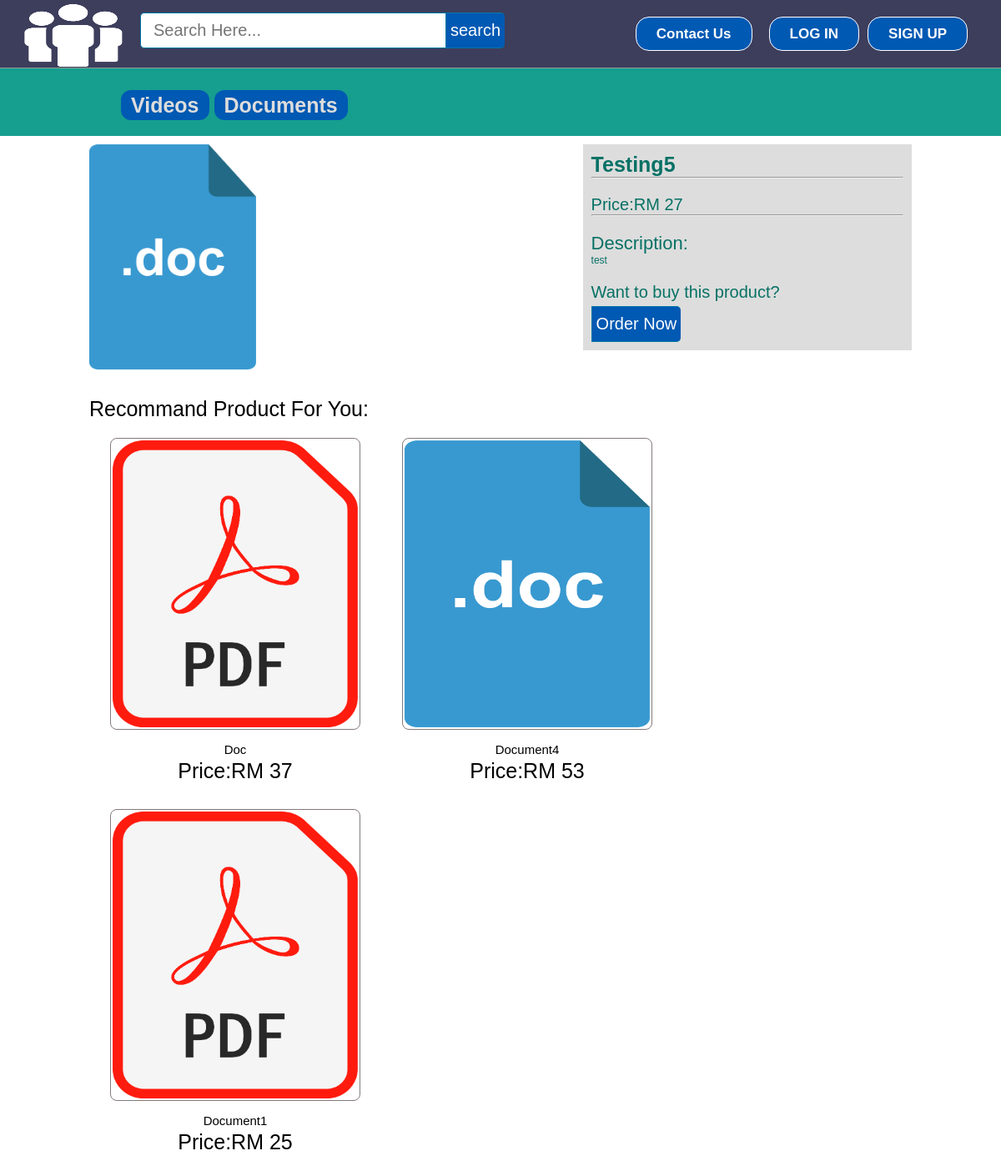
Page /category/view_product.php?pid=139 on the committed database.
### tables this page shows
CREATE TABLE `products` (
  `id` int(11) NOT NULL,
  `pName` varchar(500) NOT NULL,
  `price` varchar(11) NOT NULL,
  `description` text NOT NULL,
  `available` int(11) NOT NULL,
  `item` varchar(500) NOT NULL,
  `pCode` varchar(20) NOT NULL,
  `picture` text NOT NULL,
  `path` varchar(500) NOT NULL
);

### category/view_product.php (the view, shortened to what this page needs)
<?php include ( "../inc/connect.inc.php" ); ?>
<?php
if (isset($_REQUEST['pid'])) {
$pid = mysqli_real_escape_string($con,$_REQUEST['pid']);
}
else {
	header('location: index.php');
}
$orders_list1 = "SELECT * FROM products WHERE id ='$pid'";
$getposts = mysqli_query($con,$orders_list1) or die(mysqli_error());
if (mysqli_num_rows($getposts)) {
$row = mysqli_fetch_assoc($getposts);
$pName = $row['pName'];
$price = $row['price'];
$description = $row['description'];
$picture = $row['picture'];
$item = $row['item'];
}
?>
<!DOCTYPE html>
<html>
<head>
<link rel="stylesheet" type="text/css" href="../css/style.css">
</head>
<body>
<?php include ( "../inc/mainheader.inc.php" ); ?>
<div class="categolis">
<table>
<tr>
<th><a href="Videos.php" style="text-decoration: none;color: #ddd;padding: 4px 12px;background-color: #0059b3;border-radius: 12px;">Videos</a></th>
<th><a href="Documents.php" style="text-decoration: none;color: #ddd;padding: 4px 12px;background-color: #0059b3;border-radius: 12px;">Documents</a></th>
</tr>
</table>
</div>
<div style="margin: 0 97px; padding: 10px">
<?php
$profile_pic_name = $row['picture'];
$file_ext = substr($profile_pic_name, strripos($profile_pic_name, '.'));
echo '
<div style="float: left;">
<div>
'
?>
<?php if($file_ext == '.jpg' || $file_ext == '.png'){ ?>
<img src="../image/product/<?php echo $item; ?>/<?php echo $picture; ?>" style="height: 500px; width: 500px; padding: 2px; border: 2px solid #c7587e;">
<?php } elseif($file_ext == '.pdf') { ?>
<a href="../image/product/<?php echo $item; ?>/<?php echo $picture; ?>" target="blank"><img src="../image/pdf-icon.png" width="200"></a>
<?php } elseif($file_ext == '.doc') { ?>
<a href="../image/product/<?php echo $item; ?>/<?php echo $picture; ?>"><img src="../image/doc-icon.png" width="200"></a>
<?php } elseif($file_ext == '.mp4' || $file_ext == '.m4a') { ?>
<video width="640" height="360" controls>
  <source src="../image/product/<?php echo $item; ?>/<?php echo $picture; ?>" type="video/mp4">
</video>
<?php } else { } ?>
<?php echo '
				</div>
				</div>
				<div style="float: right;width: 40%;color: #067165;background-color: #ddd;padding: 10px;">
					<div style="">
						<h3 style="font-size: 25px; font-weight: bold; ">'.$pName.'</h3><hr>
						<h3 style="padding: 20px 0 0 0; font-size: 20px;">Price:RM '.$price.' </h3><hr>
						<h3 style="padding: 20px 0 0 0; font-size: 22px; ">Description:</h3>
						<p>
							'.$description.'
						</p>
						<div>
							<h3 style="padding: 20px 0 5px 0; font-size: 20px;">Want to buy this product? </h3>
							<div id="srcheader">
								<form id="" method="post" action="../orderform.php?poid='.$pid.'">
								        <input type="submit" value="Order Now" class="srcbutton" >
								</form>
								<div class="srcclear"></div>
							</div>
						</div>
					</div>
				</div>
			';
		?>
	</div>
	<div style="padding: 30px 95px; font-size: 25px; margin: 0 auto; display: table; width: 98%;">
<h3 style="padding-bottom: 20px">Recommand Product For You:</h3>
<div>
<?php
$orders_list2 = "SELECT * FROM products WHERE available >='1' AND id != '".$pid."' AND item ='".$item."'  ORDER BY RAND() LIMIT 3";
$getposts = mysqli_query($con,$orders_list2) or die(mysqli_error($con));
if (mysqli_num_rows($getposts)) {
echo '<ul id="recs">';
while ($row = mysqli_fetch_assoc($getposts)) {
$id = $row['id'];
$pName = $row['pName'];
$price = $row['price'];
$picture = $row['picture'];
echo '
<ul style="float: left;">
<li style="float: left; padding: 0px 25px 25px 25px;">
<div class="home-prodlist-img"><a href="view_product.php?pid='.$id.'"> '?>
<?php
$profile_pic_name = $row['picture'];
$file_ext = substr($profile_pic_name, strripos($profile_pic_name, '.'));
?>
<?php if($file_ext == '.jpg' || $file_ext == '.png'){ ?>
<img src="../image/product/<?php echo $item; ?>/<?php echo $picture; ?>" class="home-prodlist-imgi">
<?php } elseif($file_ext == '.pdf') { ?>
<img src="../image/pdf-icon.png"   class="home-prodlist-imgi">
<?php } elseif($file_ext == '.doc') { ?>
<img src="../image/doc-icon.png"   class="home-prodlist-imgi">
<?php } elseif($file_ext == '.mp4' || $file_ext == '.m4a') { ?>
<img src="../image/video-icon.png"   class="home-prodlist-imgi">
<?php } else { } ?>
									<?php echo '	</a>
										<div style="text-align: center; padding: 0 0 6px 0;"> <span style="font-size: 15px;">'.$pName.'</span><br> Price:RM '.$price.' </div>
									</div>
								</li>
							</ul>
						';
						}
				}
		?>
		</div>
	</div>
</body>
</html>

### css/style.css (style rules this page uses)
html, body, div, span, applet, object, iframe, h1, h2, h3, h4, h5, h6, p, blockquote, pre, a, abbr, acronym, address, big, cite, code, del, dfn, em, img, ins, kbd, q, s, samp, small, strike, strong, sub, sup, tt, var, b, u, i, center, dl, dt, dd, ol, ul, li, fieldset, form, label, legend, table, caption, tbody, tfoot, thead, tr, th, td, article, aside, canvas, details, embed, figure, figcaption, footer, header, hgroup, menu, nav, output, ruby, section, summary, time, mark, audio, video { margin: 0; padding: 0; border: 0; font: inherit; vertical-align: baseline; box-sizing: border-box; }
h3 { font-size: 25px; }
body { line-height: normal; }
ol, ul { list-style: none; }
table { border-collapse: collapse; border-spacing: 0; }
* { margin: 0px; padding: 0px; }
body, button, input, label, select, td, textarea { font-family: Arial, Helvetica, tahoma,verdana,arial,sans-serif; font-size: 12px; }
body { width: 100%; position: relative; background-color: #ffffff; min-width: 1080px; }
.srcbutton { margin: 0; padding: 9px 5px; font-family: Arial, Helvetica, sans-serif; font-size:20px; outline: none; cursor: pointer; text-align: center; text-decoration: none; color: #ffffff; border: solid 1px #0076a3; border-right:0px; background: #0059b3; border-top-right-radius: 5px 5px; border-bottom-right-radius: 5px 5px; }
.home-prodlist-imgi { height: 350px; width: 300px; padding: 2px; border: 1px solid #847b7b; border-radius: 8px; }
.categolis { line-height: 1.3; font-weight: bold; color: #fff; padding: 110px 20px 20px 145px; background-color: #169e8f; text-align: center; font-size: 25px; }
.categolis table tbody tr th { padding: 0px 6px 0px 0px; }

### rows in the picture
products: pName "Testing5", price "27", description "test"
products: pName "Doc", price "37"
products: pName "Document4", price "53"
products: pName "Document1", price "25"
